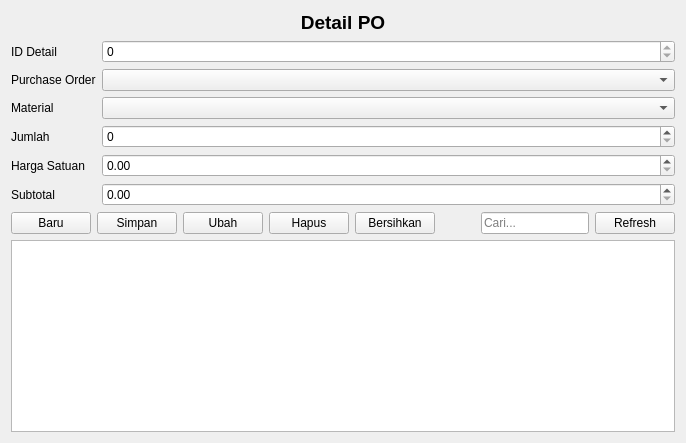
<?xml version="1.0" encoding="UTF-8"?>
<ui version="4.0">
 <class>DetailPOForm</class>
 <widget class="QWidget" name="DetailPOForm">
  <property name="windowTitle"><string>Detail PO</string></property>
  <layout class="QVBoxLayout" name="verticalLayout">
   <item>
    <widget class="QLabel" name="titleLabel">
     <property name="text"><string>Detail PO</string></property>
     <property name="alignment"><set>Qt::AlignHCenter</set></property>
     <property name="styleSheet"><string notr="true">font-weight:600; font-size:14pt;</string></property>
    </widget>
   </item>
   <item>
    <layout class="QFormLayout" name="formLayout">

     <item row="0" column="0">
      <widget class="QLabel" name="label_0">
       <property name="text"><string>ID Detail</string></property>
      </widget>
     </item>
     <item row="0" column="1">
<widget class="QSpinBox" name="spinId">
       <property name="maximum"><number>2147483647</number></property>
       <property name="readOnly"><bool>true</bool></property>
      </widget>
     </item>

     <item row="1" column="0">
      <widget class="QLabel" name="label_1">
       <property name="text"><string>Purchase Order</string></property>
      </widget>
     </item>
     <item row="1" column="1">
<widget class="QComboBox" name="comboPO"/>
     </item>

     <item row="2" column="0">
      <widget class="QLabel" name="label_2">
       <property name="text"><string>Material</string></property>
      </widget>
     </item>
     <item row="2" column="1">
<widget class="QComboBox" name="comboMaterial"/>
     </item>

     <item row="3" column="0">
      <widget class="QLabel" name="label_3">
       <property name="text"><string>Jumlah</string></property>
      </widget>
     </item>
     <item row="3" column="1">
<widget class="QSpinBox" name="spinJumlah">
       <property name="maximum"><number>2147483647</number></property>
      </widget>
     </item>

     <item row="4" column="0">
      <widget class="QLabel" name="label_4">
       <property name="text"><string>Harga Satuan</string></property>
      </widget>
     </item>
     <item row="4" column="1">
<widget class="QDoubleSpinBox" name="spinHargaSatuan">
       <property name="maximum"><double>9999999999999.9900000002235174</double></property>
       <property name="decimals"><number>2</number></property>
       <property name="singleStep"><double>100.000000000000000</double></property>
      </widget>
     </item>

     <item row="5" column="0">
      <widget class="QLabel" name="label_5">
       <property name="text"><string>Subtotal</string></property>
      </widget>
     </item>
     <item row="5" column="1">
<widget class="QDoubleSpinBox" name="spinSubtotal">
       <property name="maximum"><double>9999999999999.9900000002235174</double></property>
       <property name="decimals"><number>2</number></property>
       <property name="singleStep"><double>100.000000000000000</double></property>
      </widget>
     </item>
    </layout>
   </item>
   <item>
    <layout class="QHBoxLayout" name="buttonsLayout">
     <item><widget class="QPushButton" name="btnNew"><property name="text"><string>Baru</string></property></widget></item>
     <item><widget class="QPushButton" name="btnSave"><property name="text"><string>Simpan</string></property></widget></item>
     <item><widget class="QPushButton" name="btnUpdate"><property name="text"><string>Ubah</string></property></widget></item>
     <item><widget class="QPushButton" name="btnDelete"><property name="text"><string>Hapus</string></property></widget></item>
     <item><widget class="QPushButton" name="btnClear"><property name="text"><string>Bersihkan</string></property></widget></item>
     <item><spacer name="hsp"><property name="orientation"><enum>Qt::Horizontal</enum></property>
      <property name="sizeHint" stdset="0"><size><width>40</width><height>20</height></size></property></spacer></item>
     <item><widget class="QLineEdit" name="lineSearch"><property name="placeholderText"><string>Cari...</string></property></widget></item>
     <item><widget class="QPushButton" name="btnRefresh"><property name="text"><string>Refresh</string></property></widget></item>
    </layout>
   </item>

   <item>
    <widget class="QTableView" name="tableView">
     <property name="sortingEnabled"><bool>true</bool></property>
    </widget>
   </item>
  </layout>
 </widget>
 <resources/>
 <connections/>
</ui>
